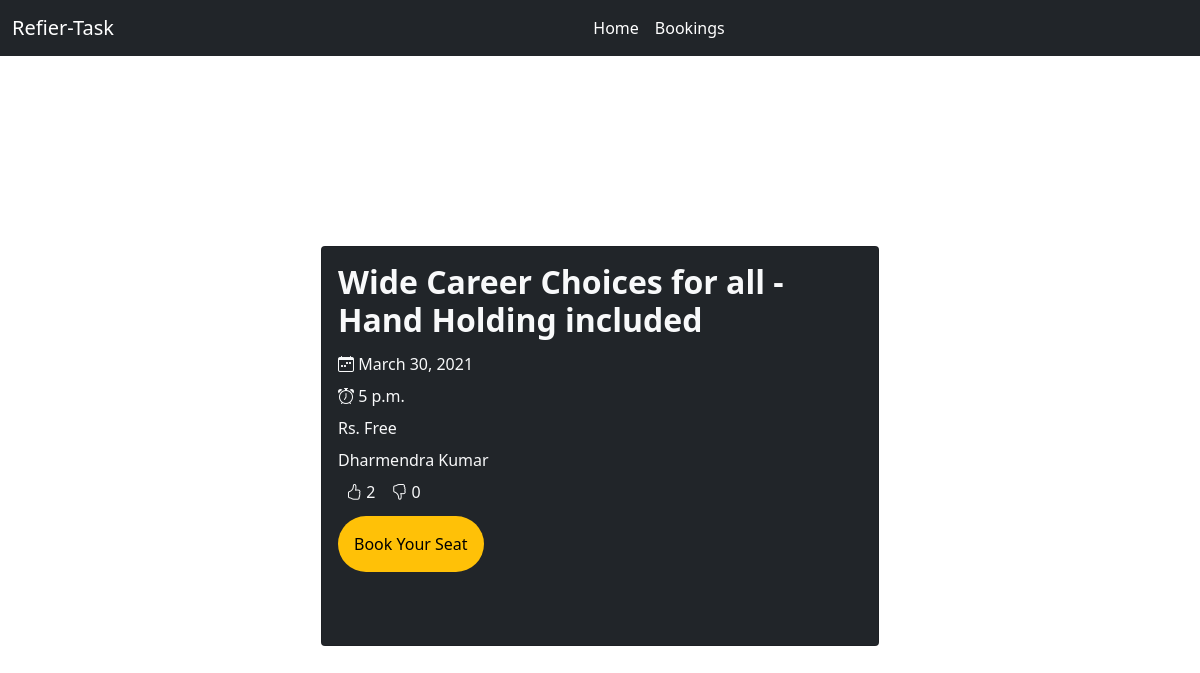
Before: /webinar/1/ with the older database file.
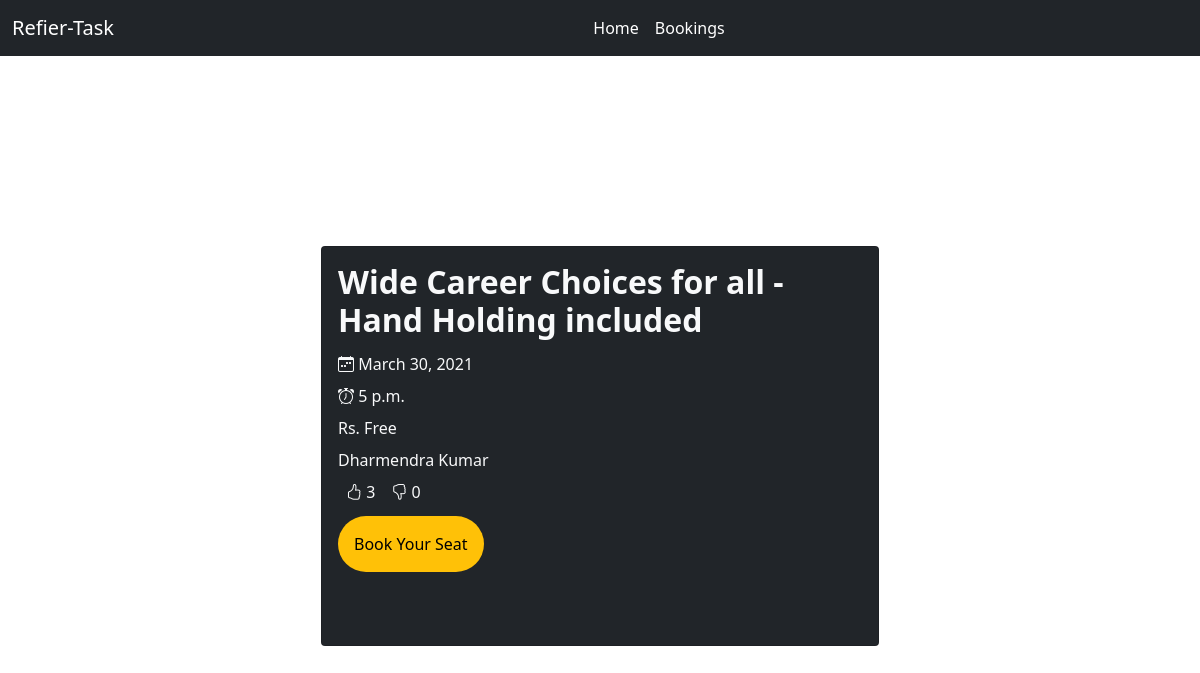
After: the same page with the newer database file.
### main/models.py (models this page shows, shortened)
class Webinar(models.Model):
    created = models.DateTimeField(auto_now_add=True)
    title = models.CharField(max_length=100)
    sub_heading = models.CharField(max_length=100, blank=True, null=True, verbose_name='Sub Heading')
    description = models.TextField(null=True, blank=True)
    instructor = models.CharField(max_length=30, verbose_name='Instructor Name')
    event_on = models.DateTimeField()
    cost = models.CharField(max_length=5, default=0)
    up_vote = models.IntegerField(default=0)
    down_vote = models.IntegerField(default=0)
    class Meta:
        verbose_name_plural = 'Webinars'

### main/views.py (the view)
# urls.py: path('webinar/<str:webinar_id>/', webinar, name='webinar'),
def webinar(request, webinar_id):
    return render(
        request,
        'main/webinar.html',
        {
            'title': 'Webinar',
            'webinar': Webinar.objects.get(id=webinar_id),
        }
    )

### templates/main/webinar.html (shortened to what this page needs)
{% extends 'main/index.html' %}
{% block content %}
<div class="container mt-4">
    <div class="card text-light bg-dark" style="width: 50%; margin: calc((100%/2) - 33%) auto; min-height: 400px;">
        <div class="card-body lh-lg">
            <h2 class="card-text fw-bolder">{{ webinar.title }}</h2>
            <div class="card-text">
                <i class="bi bi-calendar-week"></i>
                {{ webinar.event_on.date }}
            </div>
            <div class="card-text">
                <i class="bi bi-alarm"></i>
                {{ webinar.event_on.time }}
            </div>
            <div class="card-text">Rs.
                {% if webinar.cost == '0' %}
                    Free
                {% else %}
                    {{ webinar.cost }}
                {% endif %}
            </div>
            <div class="card-text">{{ webinar.instructor }}</div>
            <div class="card-text d-flex flex-row">
                <div class="mx-2">
                    <i class="bi bi-hand-thumbs-up" style="cursor: pointer" data-id="{{ webinar.id }}"
                       onclick="upVote(this)"></i>
                    <span>{{ webinar.up_vote }}</span>
                </div>
                <div class="mx-2">
                    <i class="bi bi-hand-thumbs-down" style="cursor: pointer" data-id="{{ webinar.id }}"
                                   onclick="downVote(this)"></i>
                    <span>{{ webinar.down_vote }}</span>
                </div>
            </div>
            <a href="{% url 'main:booking' webinar.id %}">
                <button class="btn btn-warning p-3 mt-2 border-0 rounded-pill">
                    Book Your Seat
                </button>
            </a>
        </div>
    </div>
</div>
{% endblock %}

Changed rows visible on the page:
changed Webinar "Wide Career Choices for all - Hand Holding included": up_vote "2" → "3"
